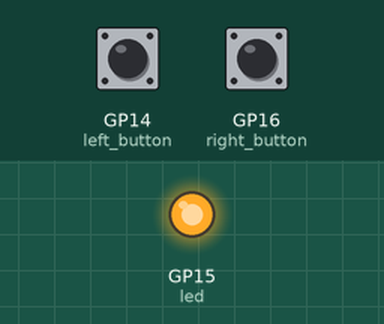
A program run on a simulated Raspberry Pi Pico running MicroPython. Shown: output pins drawn as LEDs (lit = HIGH). Inputs (shaded band) come from the test bench; at power-on: GP14 (left_button) LOW, GP16 (right_button) LOW. Random numbers come from a fixed seed; what the program prints to the serial console is not drawn.

Above: at 0.1 s.
At 7.0 s:
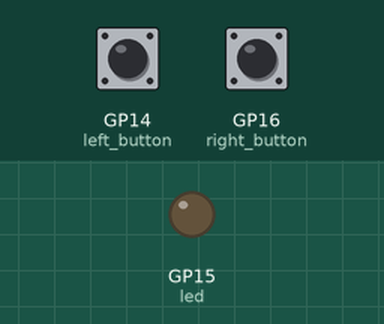
7.1 s: GP14 (left_button) pulled HIGH for 0.15 s
Timing chart, 0 to 10.1 s (numbered marks = the images above; inputs shaded):
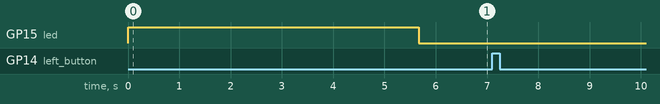

The program:

Reaction_Game.py
```python
import machine
import utime
import urandom

pressed = False
led = machine.Pin(15,machine.Pin.OUT)
right_button = machine.Pin(16,machine.Pin.IN,machine.Pin.PULL_DOWN)
left_button = machine.Pin(14, machine.Pin.IN,machine.Pin.PULL_DOWN)
fastest_button = None

def left_button_handler(pin):
    global pressed
    if not pressed:
        pressed = True
        global fastest_button
        fastest_button = left_button
def right_button_handler(pin):
    global pressed
    if not pressed:
        pressed = True
        global fastest_button
        fastest_button = right_button

led.value(1)
utime.sleep(urandom.uniform(5,10))
led.value(0)
timer_start = utime.ticks_ms()
left_button.irq(trigger=machine.Pin.IRQ_RISING, handler=left_button_handler)
right_button.irq(trigger=machine.Pin.IRQ_RISING, handler=right_button_handler)
while fastest_button is None:
    utime.sleep(1)

if fastest_button is left_button:
    print("Left Player wins!")
elif fastest_button is right_button:
    print("Right Player wins!")
else:
    print("Unable to read pin")
    print("Pin read out is: {}".format(fastest_button))
    
```

Measured:
- after the input at 7.1 s, every drawn part: stays the same
